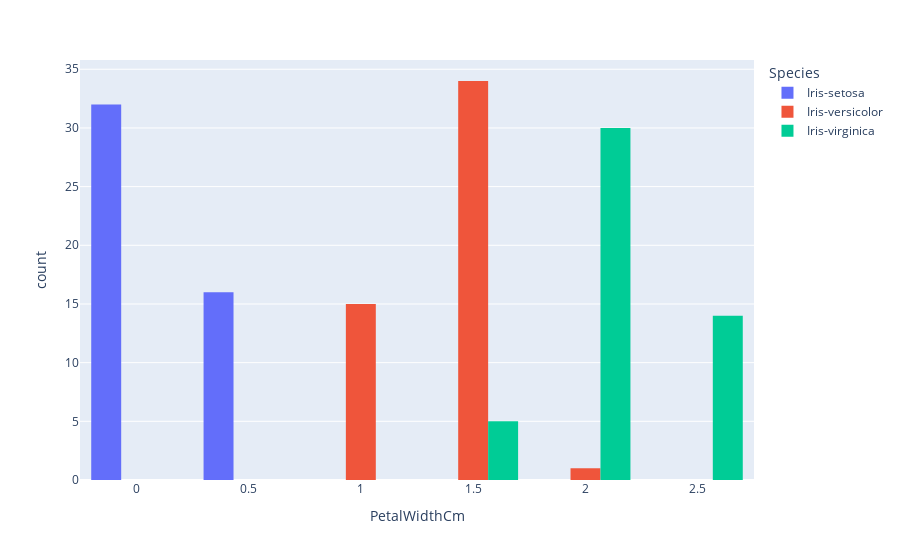

The code cell stored with this chart in its notebook:
### Markdown cell above
### bivariate analysis:

### Code cell
px.histogram(data_frame=df , x = "PetalWidthCm" , color= "Species", barmode='group')

### Figure 1 — Plotly figure (JSON) as saved in the notebook; plotly's stock layout.template omitted (floating-point values rounded to 4 significant figures)
{"data": [{"alignmentgroup": "True", "bingroup": "x", "hovertemplate": "Species=Iris-setosa<br>PetalWidthCm=%{x}<br>count=%{y}<extra></extra>", "legendgroup": "Iris-setosa", "marker": {"color": "#636efa", "pattern": {"shape": ""}}, "name": "Iris-setosa", "offsetgroup": "Iris-setosa", "orientation": "v", "showlegend": true, "type": "histogram", "x": [0.2, 0.2, 0.2, 0.2, 0.2, 0.4, 0.3, 0.2, 0.2, 0.1, 0.2, 0.2, 0.1, 0.1, 0.2, 0.4, 0.4, 0.3, 0.3, 0.3, 0.2, 0.4, 0.2, 0.5, 0.2, 0.2, 0.4, 0.2, 0.2, 0.2, 0.2, 0.4, 0.1, 0.2, 0.2, 0.2, 0.2, 0.2, 0.3, 0.3, 0.2, 0.6, 0.4, 0.3, 0.2, 0.2, 0.2, 0.2], "xaxis": "x", "yaxis": "y"}, {"alignmentgroup": "True", "bingroup": "x", "hovertemplate": "Species=Iris-versicolor<br>PetalWidthCm=%{x}<br>count=%{y}<extra></extra>", "legendgroup": "Iris-versicolor", "marker": {"color": "#EF553B", "pattern": {"shape": ""}}, "name": "Iris-versicolor", "offsetgroup": "Iris-versicolor", "orientation": "v", "showlegend": true, "type": "histogram", "x": [1.4, 1.5, 1.5, 1.3, 1.5, 1.3, 1.6, 1, 1.3, 1.4, 1, 1.5, 1, 1.4, 1.3, 1.4, 1.5, 1, 1.5, 1.1, 1.8, 1.3, 1.5, 1.2, 1.3, 1.4, 1.4, 1.7, 1.5, 1, 1.1, 1, 1.2, 1.6, 1.5, 1.6, 1.5, 1.3, 1.3, 1.3, 1.2, 1.4, 1.2, 1, 1.3, 1.2, 1.3, 1.3, 1.1, 1.3], "xaxis": "x", "yaxis": "y"}, {"alignmentgroup": "True", "bingroup": "x", "hovertemplate": "Species=Iris-virginica<br>PetalWidthCm=%{x}<br>count=%{y}<extra></extra>", "legendgroup": "Iris-virginica", "marker": {"color": "#00cc96", "pattern": {"shape": ""}}, "name": "Iris-virginica", "offsetgroup": "Iris-virginica", "orientation": "v", "showlegend": true, "type": "histogram", "x": [2.5, 1.9, 2.1, 1.8, 2.2, 2.1, 1.7, 1.8, 1.8, 2.5, 2, 1.9, 2.1, 2, 2.4, 2.3, 1.8, 2.2, 2.3, 1.5, 2.3, 2, 2, 1.8, 2.1, 1.8, 1.8, 1.8, 2.1, 1.6, 1.9, 2, 2.2, 1.5, 1.4, 2.3, 2.4, 1.8, 1.8, 2.1, 2.4, 2.3, 2.3, 2.5, 2.3, 1.9, 2, 2.3, 1.8], "xaxis": "x", "yaxis": "y"}], "layout": {"barmode": "group", "legend": {"title": {"text": "Species"}, "tracegroupgap": 0}, "margin": {"t": 60}, "xaxis": {"anchor": "y", "domain": [0, 1], "title": {"text": "PetalWidthCm"}}, "yaxis": {"anchor": "x", "domain": [0, 1], "title": {"text": "count"}}}}
